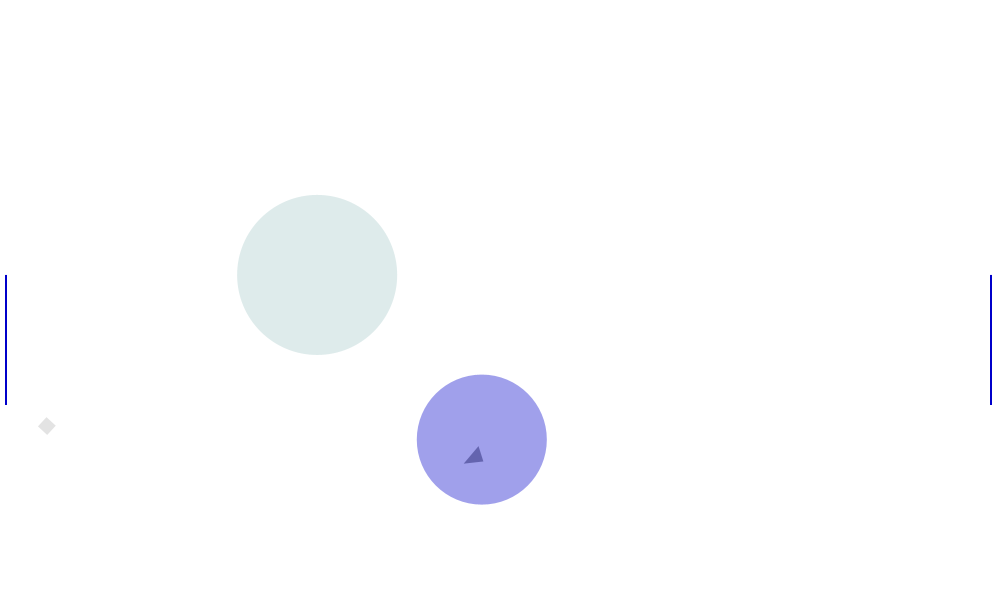
Frame 1 (no input)
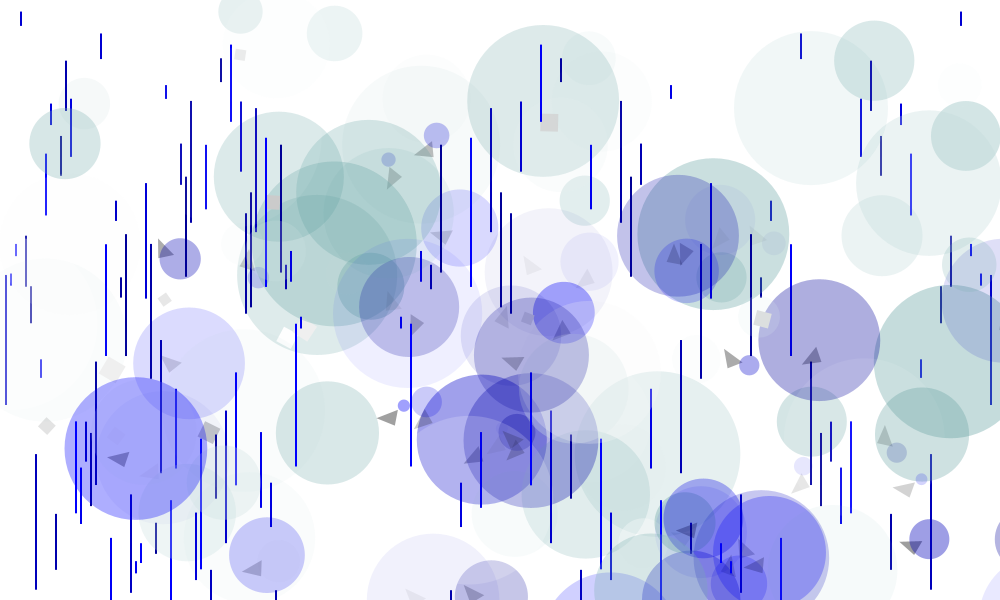
Frame 60 (the mouse pressed at the canvas centre just before this capture)
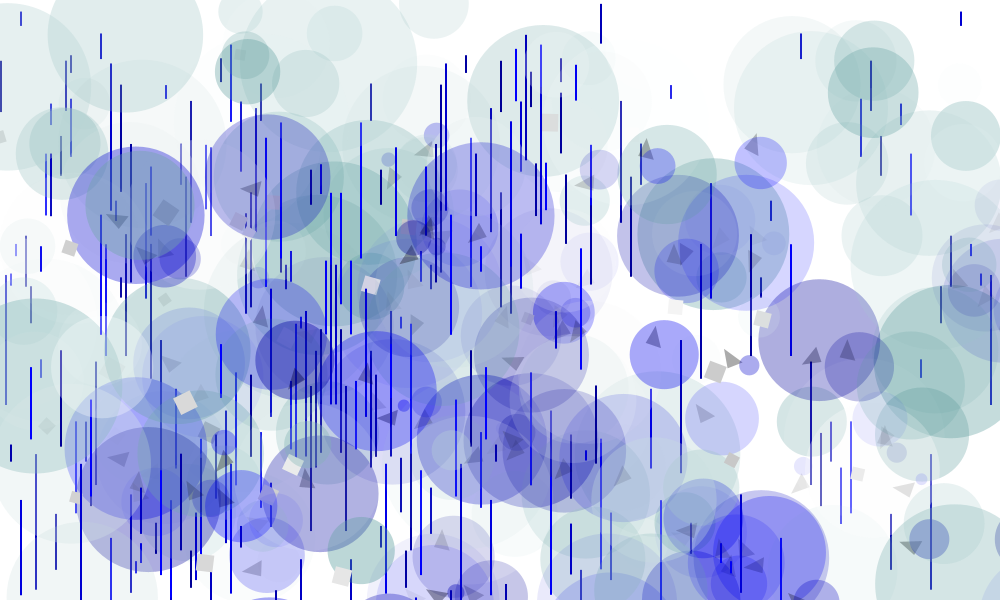
Frame 120 (the mouse held since frame 60 and released just before this capture)

The Processing sketch that drew these frames (run headless with seeded random() and noise(); from frame 60 on, the mouse is pressed at the canvas centre):

// Processing sketch: processing_77066
// ── processing_77066.pde

float angle = 0.0;
float xpos1 = 0;
float xpos2 = 1000;

void setup() {
  size(1000, 600);
  background(255); 
  noStroke();
}

void draw() {

  frameRate(50);
  float mov1 = random(100, 200);
  float mov2 = random(10, 20);
  float opacity = random(10, 100);
  float valorSeno = sin(angle);
  float r = map(valorSeno, -1, 1, 80, 255);
  float b = map(valorSeno, -1, 1, 150, 255);
  float g = map(valorSeno, -1, 1, 100, 255);
  float gris = map(valorSeno, -1, 1, 200, 255);
  float rotato = random(0.00, 3.14);
  float diam = random(10, 150);
  float x = random(0, 1000);
  float y = random(0, 600);

  // circulos verde
  fill(r, b, b, opacity);
  ellipse(x, y, diam+30, diam+30);
  
  // triangulos
  fill(0, opacity);
  pushMatrix();
  translate(x+mov1, y+mov1);
  rotate(rotato);
  beginShape(TRIANGLES);
  vertex(2, 7);
  vertex(16, 15);
  vertex(3, 30);
  endShape();
  popMatrix();
  
  //circulos azules
  fill(0, 0, b, opacity);
  ellipse(x+mov1, y+mov1, diam, diam);
  
  //cuadrados
  fill(gris);
  pushMatrix();
  rotate(rotato);
  rect(x, y, mov2, mov2);
  popMatrix();
  
  fill(0, 0, b);
  //lineas izq a der
  xpos1 = xpos1 + 5;
  rect(xpos1, y, 2, diam);
  //lineas der a izq
  xpos2 = xpos2 - 10;
  rect(xpos2, y, 2, diam);
  angle += 1;
  }

void mousePressed() {
  loop();
}

void mouseReleased() {
  noLoop();  
}
